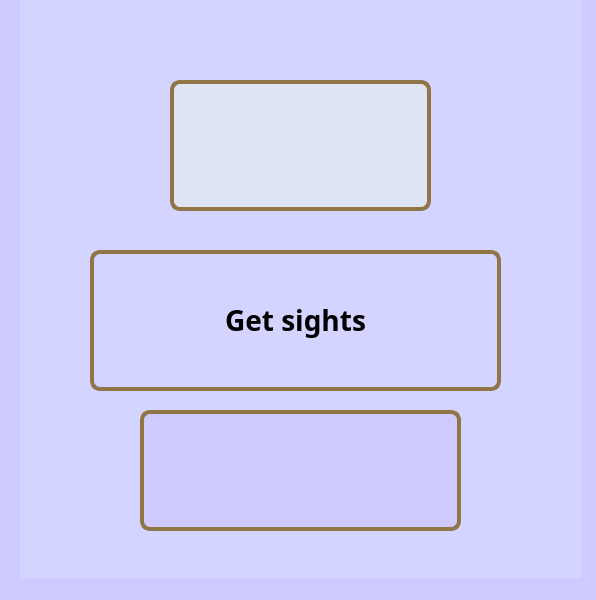
<?xml version="1.0" encoding="UTF-8"?>
<ui version="4.0">
 <class>MainWindow</class>
 <widget class="QMainWindow" name="MainWindow">
  <property name="geometry">
   <rect>
    <x>0</x>
    <y>0</y>
    <width>596</width>
    <height>600</height>
   </rect>
  </property>
  <property name="windowTitle">
   <string>MainWindow</string>
  </property>
  <property name="styleSheet">
   <string notr="true">background: rgb(207, 202, 255)</string>
  </property>
  <widget class="QWidget" name="centralwidget">
   <widget class="QLabel" name="label_carta">
    <property name="geometry">
     <rect>
      <x>20</x>
      <y>0</y>
      <width>561</width>
      <height>711</height>
     </rect>
    </property>
    <property name="styleSheet">
     <string notr="true">background: rgb(211, 212, 255)</string>
    </property>
    <property name="text">
     <string/>
    </property>
    <property name="pixmap">
     <pixmap>carta.jpg</pixmap>
    </property>
   </widget>
   <widget class="QPushButton" name="Button">
    <property name="geometry">
     <rect>
      <x>90</x>
      <y>250</y>
      <width>411</width>
      <height>141</height>
     </rect>
    </property>
    <property name="font">
     <font>
      <family>Lucida Handwriting</family>
      <pointsize>21</pointsize>
      <weight>75</weight>
      <italic>false</italic>
      <bold>true</bold>
     </font>
    </property>
    <property name="styleSheet">
     <string notr="true">background-color: none;
border: 4px solid rgb(144, 117, 70);
border-radius: 10</string>
    </property>
    <property name="text">
     <string>Get sights</string>
    </property>
   </widget>
   <widget class="QLabel" name="label">
    <property name="geometry">
     <rect>
      <x>140</x>
      <y>410</y>
      <width>321</width>
      <height>121</height>
     </rect>
    </property>
    <property name="font">
     <font>
      <family>Lucida Handwriting</family>
      <pointsize>14</pointsize>
     </font>
    </property>
    <property name="styleSheet">
     <string notr="true">background-color: rgb(207, 202, 255);
border: 4px solid rgb(144, 117, 70);
border-radius: 10</string>
    </property>
    <property name="text">
     <string/>
    </property>
   </widget>
   <widget class="QLineEdit" name="line">
    <property name="geometry">
     <rect>
      <x>170</x>
      <y>80</y>
      <width>261</width>
      <height>131</height>
     </rect>
    </property>
    <property name="font">
     <font>
      <family>Lucida Calligraphy</family>
      <pointsize>14</pointsize>
     </font>
    </property>
    <property name="styleSheet">
     <string notr="true">background-color:rgb(222, 228, 241);
border: 4px solid rgb(144, 117, 70);
border-radius: 10</string>
    </property>
   </widget>
  </widget>
  <widget class="QMenuBar" name="menubar">
   <property name="geometry">
    <rect>
     <x>0</x>
     <y>0</y>
     <width>596</width>
     <height>26</height>
    </rect>
   </property>
  </widget>
  <widget class="QStatusBar" name="statusbar"/>
 </widget>
 <resources/>
 <connections/>
</ui>
